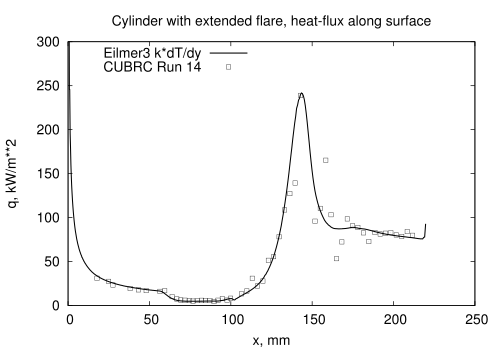

Here is the gnuplot script that generated this plot:
# surface-heat-transfer.gnuplot
set term postscript eps 20
set output 'surface-heat-transfer.eps'
set title 'Cylinder with extended flare, heat-flux along surface'
set ylabel 'q, kW/m**2'
set xlabel 'x, mm'
set yrange [0:300]
set key top left
plot './surface.data' using ($1*1000):($9/1000) with lines \
     lw 3.0 title 'Eilmer3 k*dT/dy', \
     './notes/cylinder-extended-flare-heat-transfer.data' \
     using ($2*101.7):($10*11.377) \
     title 'CUBRC Run 14' with points pt 4
